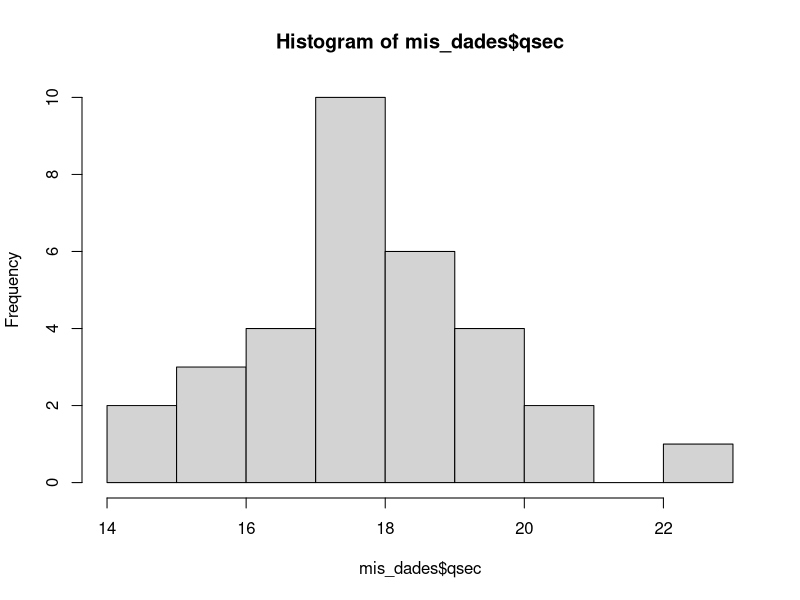
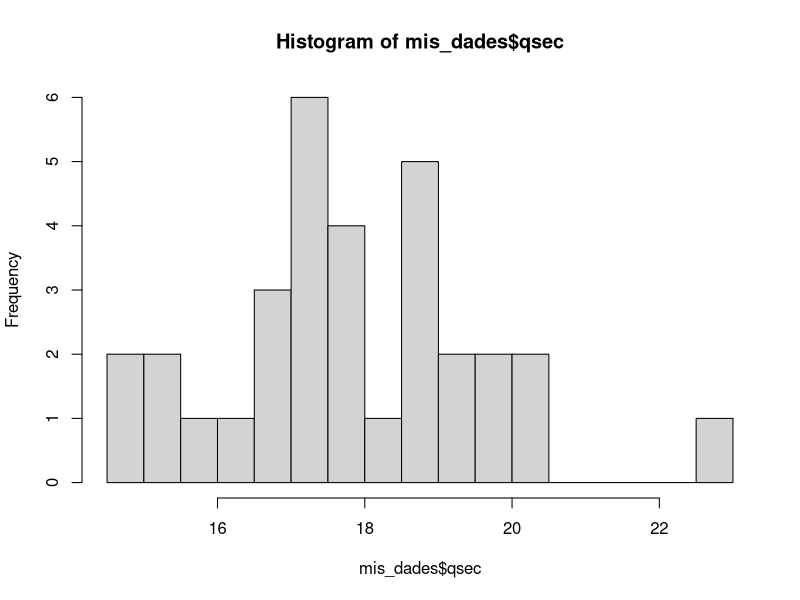
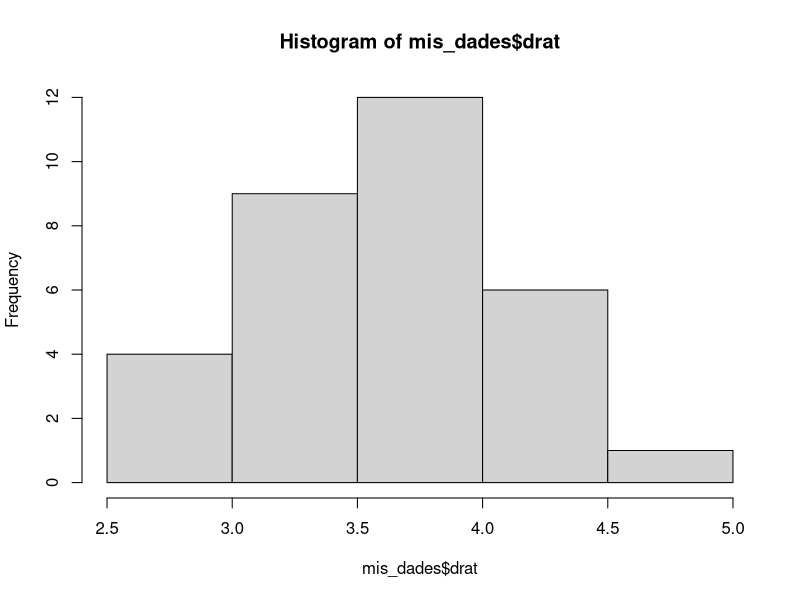

The R script that drew these images, in order:
#Codigo para problema 1


mis_dades <- mtcars
mis_dades$qsec #Agafar dada que vols ($)

mean(mis_dades$qsec) #fer mitjana ex1
hist(mis_dades$qsec)#gràfic
cut(mis_dades$qsec,9)#partir dades en 9 intervals
hist(mis_dades$qsec,breaks =14.5)#gràfic
table(cut(mis_dades$qsec,9))#mirar quan es repeteix
table(cut(mis_dades$qsec,9))/32 #frequència relativa


#fer taula de tot, pe rmirar taula has de posar tabla (el nom que em posat) a la consola
freq <- table(cut(mis_dades$qsec,9))
freq
tabla <- data.frame(ni=freq, 
                   fi =freq/32, 
                   Ni=cumsum(freq), 
                   Fi=cumsum(freq/32))




mis_dades$drat
hist(mis_dades$drat)
median(mis_dades$drat)#mediana ex 2

sort(mis_dades$drat)#ordenar dades menor a major, necesari per fer quartil crec

quantile(mis_dades$drat)#Quartil ex 3



mis_dades$mpg
sort(mis_dades$mpg)
quantile(mis_dades$mpg,0.18)#ex 4



IQR(mis_dades$cyl)#rang interquartílic ex 5
sort(mis_dades$cyl)
quantile(mis_dades$cyl)


sd(mis_dades$cyl)# desviació tipica ex 6


var(mis_dades$qsec)# variancia ex 7



